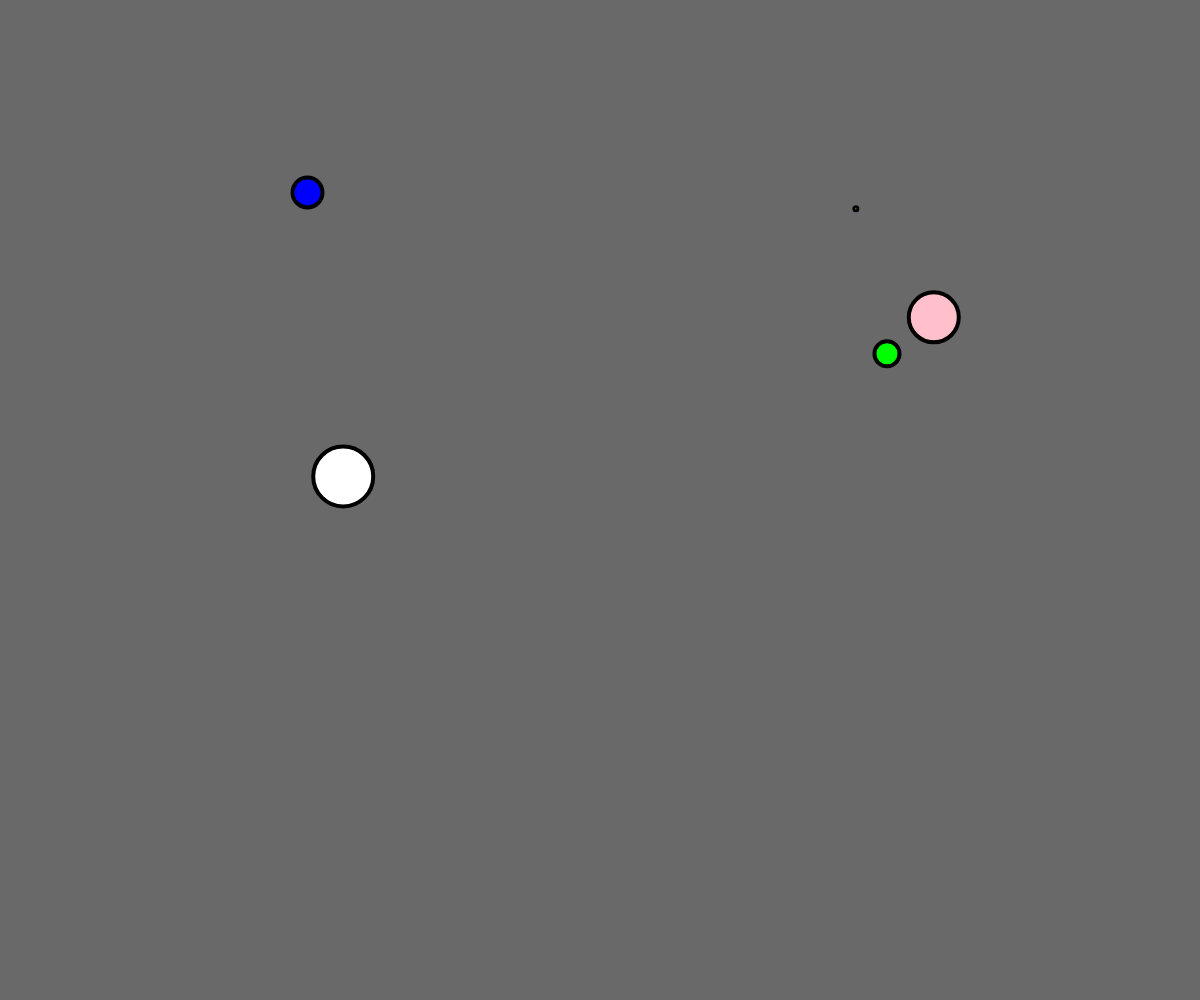
Frame 1 (no input)
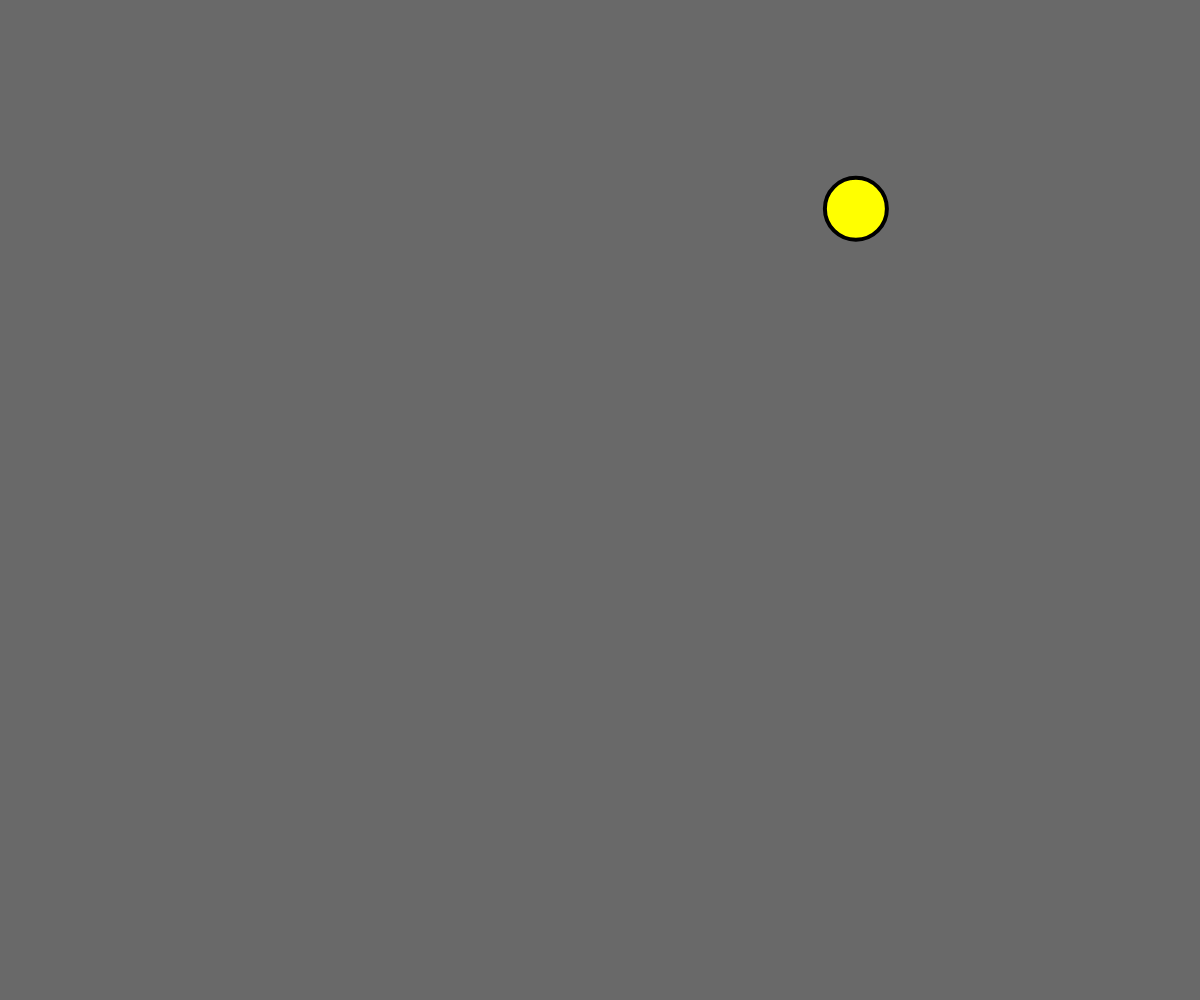
Frame 60 (no input)
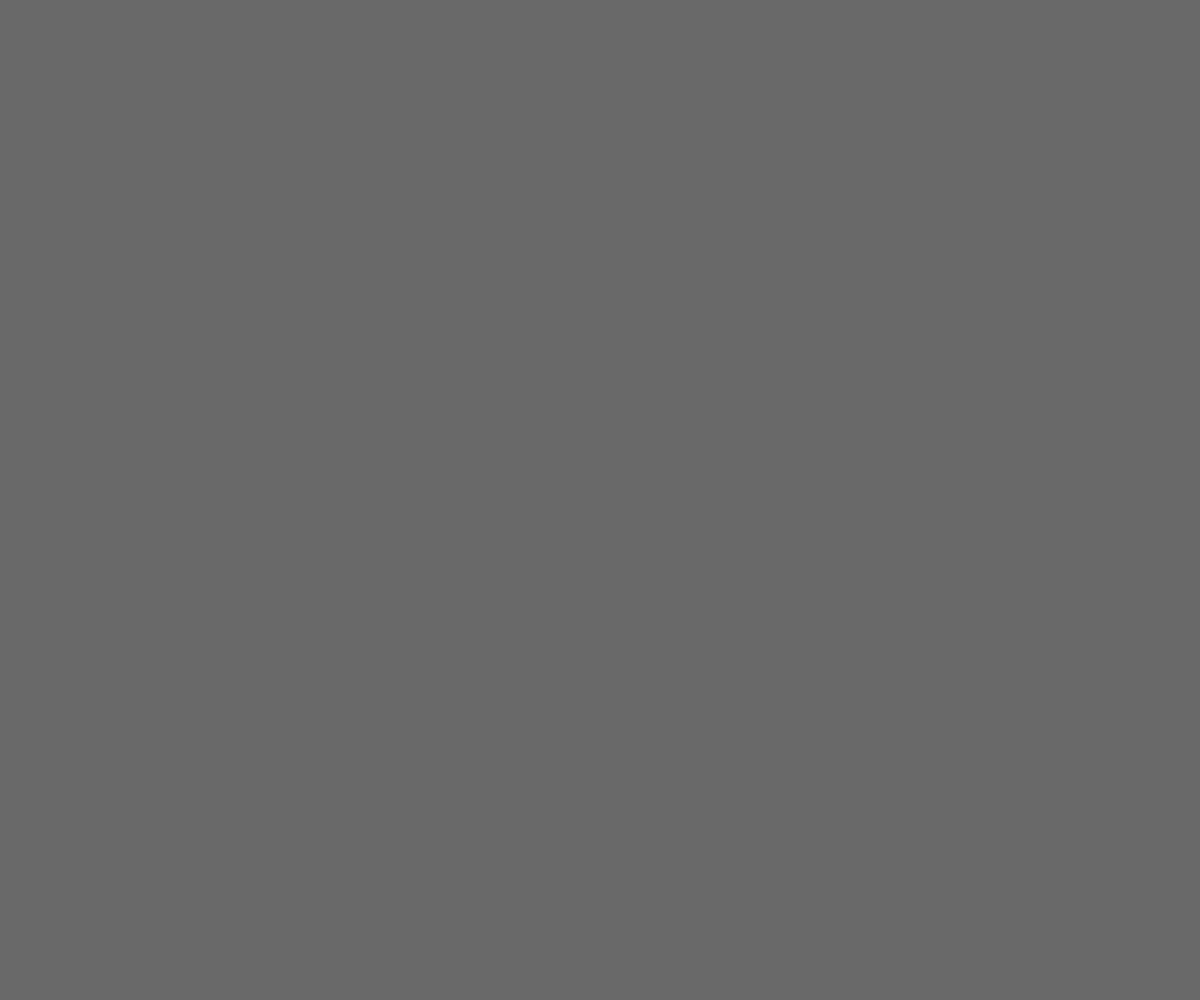
Frame 120 (the mouse pressed at the canvas centre since frame 60)

The p5.js sketch that drew these frames (run headless with seeded random() and noise() and a simulated clock; from frame 60 on, the mouse is pressed at the canvas centre):

// p5.js sketch
// ── sketch.js

// Circle Objects
var circle_1;
var circle_2;
var mouseCircle;

var radiusLimit = 80;

var circles = [];



class Circle{
  constructor(radius, horizontal_speed, vertical_speed, color) {
    this.radius = radius;
    this.horizontal_speed = horizontal_speed;
    this.vertical_speed = vertical_speed;
    this.xaxis = random(0 + this.radius, windowWidth - this.radius);
    this.yaxis = random(0 + this.radius, windowHeight - this.radius);
    this.color = color
  }

  create(){
    strokeWeight(4);
    stroke(0, 0, 0);
    fill(this.color);
    ellipse(this.xaxis, this.yaxis, this.radius);
  }

  move(){
    this.xaxis = this.xaxis + this.horizontal_speed;
    this.yaxis = this.yaxis + this.vertical_speed;
  }

  bounceRandomly(){

    if (this.xaxis + this.radius / 2 > windowWidth || this.xaxis - this.radius / 2 < 0){
      this.horizontal_speed = this.horizontal_speed * -1;
    }

    if (this.yaxis + this.radius / 2 > windowHeight || this.yaxis - this.radius / 2 < 0){
      this.vertical_speed = this.vertical_speed * -1;
    }
  }

  increaseSize(){
    this.radius += 1;
  }

  disappear(){
    this.radius = 0;
  }

  

  
}




function setup() {
  
  createCanvas(windowWidth, windowHeight);


  circle_1 = new Circle(3, 6, 6, ('yellow'));
  circle_2 = new Circle(25, 6, 6, ('lime'));
  circle_3 = new Circle(50, 6, 6, ('pink'));
  circle_4 = new Circle(30, 6, 6, ('blue'));
  circle_5 = new Circle(60, 6, 6, ('white'));

  circles.push(circle_1);
  circles.push(circle_2);
  circles.push(circle_3);
  circles.push(circle_4);
  circles.push(circle_5);

}

function draw() {

  background(105,105,105);

  console.log(circles.length);

  // circles[0].create();
  // circles[1].create();
  // circles[2].create();
  // circles[3].create();
  // circles[4].create();

  

  for(let i = 0; i < circles.length; i++){
    circles[i].create();
    if (circles[i].radius < radiusLimit){
      circles[i].increaseSize();
    } else {
      circles.splice(i);
    }
  }

  /* HOMEWORK */
  /* every two seconds you must create a circle in a random position. The radius, and color does not matter */

  // if (circles[0].radius < radiusLimit){
  //   circles[0].increaseSize()
  // }

  // if (circles[1].radius < radiusLimit){
  //   circles[1].increaseSize()
  // }
  
  // if (circles[2].radius < radiusLimit){
  //   circles[2].increaseSize()
  // }

  // if (circles[3].radius < radiusLimit){
  //   circles[3].increaseSize()
  // }

  // if (circles[4].radius < radiusLimit){
  //   circles[4].increaseSize()
  // }



  // if (circle_1.radius < radiusLimit){
  //   circle_1.increaseSize();
  // }

  




  // if (dist(mouseX, mouseY, circle_1.xaxis, circle_1.yaxis) <= circle_1.radius){
  //   console.log("hehexd");
  // }
  

}
